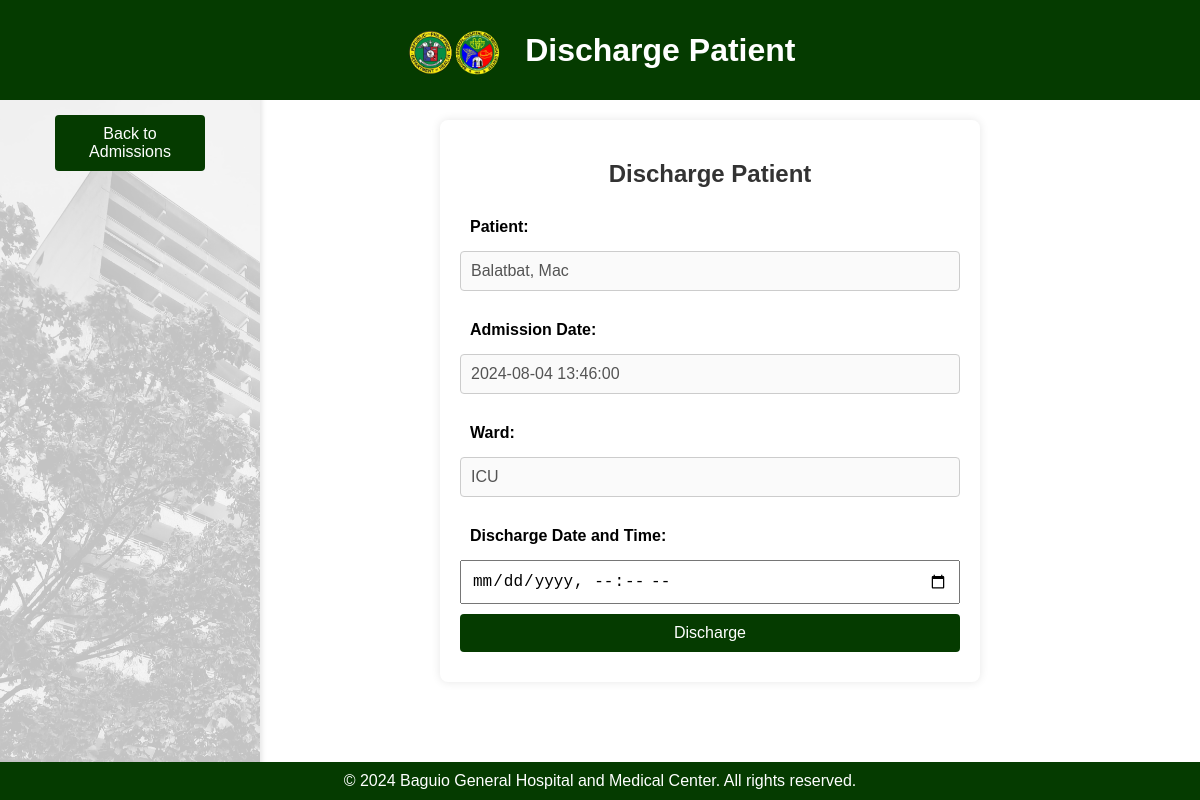
/admissions/discharge.php?id=1 (signed in), run on the app's committed database.
### tables this page shows
CREATE TABLE IF NOT EXISTS `admissions` (
  `admission_id` int NOT NULL AUTO_INCREMENT,
  `patient_id` int DEFAULT NULL,
  `ward` varchar(50) DEFAULT NULL,
  `datetime_of_admission` datetime DEFAULT NULL,
  `datetime_of_discharge` datetime DEFAULT NULL,
  PRIMARY KEY (`admission_id`),
  KEY `patient_id` (`patient_id`)
);

CREATE TABLE IF NOT EXISTS `patients` (
  `patient_id` int NOT NULL AUTO_INCREMENT,
  `last_name` varchar(50) DEFAULT NULL,
  `first_name` varchar(50) DEFAULT NULL,
  `middle_name` varchar(50) DEFAULT NULL,
  `gender` varchar(10) DEFAULT NULL,
  `date_of_birth` date DEFAULT NULL,
  `address` text,
  PRIMARY KEY (`patient_id`)
);

### admissions/discharge.php (the view, shortened to what this page needs)
<?php
include '../includes/config.php';
$admission_id = isset($_GET['id']) ? intval($_GET['id']) : 0;
$sql = "SELECT a.*, p.last_name, p.first_name FROM admissions a JOIN patients p ON a.patient_id = p.patient_id WHERE a.admission_id = ?";
$stmt = $conn->prepare($sql);
$stmt->bind_param("i", $admission_id);
$stmt->execute();
$result = $stmt->get_result();
$admission = $result->fetch_assoc();
?>
<!DOCTYPE html>
<html lang="en">
<head>
    <link rel="stylesheet" href="../css/styles.css">
</head>
<body>
    <header>
        <div class="container">
            <img src="../images/bg.png" alt="Hospital Logo" style="height:  60px; vertical-align: middle; margin-right: 20px;">
            <h1 style="display: inline-block; vertical-align: middle;"> Discharge Patient</h1>
        </div>
    </header>
    <div class="sidebar">
        <nav>
            <a href="list.php" class="back-button">Back to Admissions</a>
        </nav>
    </div>
    <main>
        <form method="POST" action="">
            <h2>Discharge Patient</h2>
            <label>Patient:</label>
            <input type="text" value="<?php echo htmlspecialchars($admission['last_name'] . ', ' . $admission['first_name']); ?>" disabled>
            <label>Admission Date:</label>
            <input type="text" value="<?php echo htmlspecialchars($admission['datetime_of_admission']); ?>" disabled>
            <label>Ward:</label>
            <input type="text" value="<?php echo htmlspecialchars($admission['ward']); ?>" disabled>
            <label>Discharge Date and Time:</label>
            <input type="datetime-local" name="datetime_of_discharge" required>
            <button type="submit">Discharge</button>
        </form>
    </main>
    <footer>
        <div class="container">
        <p>&copy; 2024 Baguio General Hospital and Medical Center. All rights reserved.</p>
        </div>
    </footer>
</body>
</html>

### css/styles.css (style rules this page uses)
header { background-color: #053b00; color: #fff; padding: 10px 0; text-align: center; }
header h1 { margin: 0; }
footer { background-color: #053b00; color: #fff; padding: 10px 0; text-align: center; position: fixed; width: 100%; bottom: 0; }
footer p { margin: 0; }
body { font-family: Arial, sans-serif; background-color: #ffffff; margin: 0; padding: 0; padding-bottom: 40px; }
main { padding: 20px; }
h2 { text-align: center; color: #333; }
form { max-width: 500px; margin: 50px auto; padding: 20px; background: #fff; border-radius: 8px; box-shadow: 0 0 10px rgba(0, 0, 0, 0.1); }
form h2 { margin-bottom: 20px; }
form label { display: block; margin-bottom: 5px; font-weight: bold; }
form input[type="text"], form input[type="password"], form input[type="date"], form textarea { width: calc(100% - 22px); padding: 10px; margin-bottom: 20px; border: 1px solid #ccc; border-radius: 4px; }
form button { width: 100%; padding: 10px; background: #053b00; border: none; border-radius: 4px; color: #053b00; font-size: 16px; cursor: pointer; }
nav { text-align: center; margin: 20px; }
a { color: #053b00; }
.back-button { display: inline-block; margin: 20px; padding: 10px 20px; background: #053b00; color: #053b00; text-decoration: none; border-radius: 4px; }
.back-button { position: relative; padding: 10px 20px; border: none; color: #ffffff; cursor: pointer; transition: .3s; transition-delay: .3s; z-index: 0; }
.back-button::after { position: absolute; content: ''; width: 17px; height: 17px; background-color: #74ce0e; right: -20px; border-radius: 50%; top: 50%; transform: translateY(-50%); transition: .3s; opacity: 0; }
.back-button::before { position: absolute; z-index: 0; content: ''; width: 17px; height: 17px; background-color: #74ce0e; left: -20px; border-radius: 50%; top: 50%; transform: translateY(-50%); transition: .3s; opacity: 0; }
form button { position: relative; padding: 10px 20px; border: none; color: #ffffff; cursor: pointer; transition: .3s; transition-delay: .3s; z-index: 0; }
form button::after { position: absolute; content: ''; width: 17px; height: 17px; background-color: #74ce0e; right: -20px; border-radius: 50%; top: 50%; transform: translateY(-50%); transition: .3s; opacity: 0; }
form button::before { position: absolute; z-index: 0; content: ''; width: 17px; height: 17px; background-color: #74ce0e; left: -20px; border-radius: 50%; top: 50%; transform: translateY(-50%); transition: .3s; opacity: 0; }
form input[type="text"], form input[type="date"] { width: 100%; padding: 10px; margin-bottom: 20px; border: 1px solid #ccc; border-radius: 4px; box-sizing: border-box; }

### admissions/discharge.php (style rules this page uses)
body { font-family: Arial, sans-serif; margin: 0; padding: 0; display: flex; flex-direction: column; height: 100vh; }
header { background-color: #053b00; color: #fff; text-align: center; padding: 20px 0; width: 100%; position: fixed; top: 0; left: 0; z-index: 1; }
.container { width: 90%; margin: 0 auto; }
.sidebar { width: 230px; background-color: #f4f4f4; padding: 15px; box-shadow: 2px 0 5px rgba(0, 0, 0, 0.1); height: 100vh; position: fixed; top: 80px; left: 0; overflow: hidden; }
.sidebar::before { content: ''; position: absolute; top: 0; left: 0; width: 100%; height: 100%; background-image: url('../images/b.jpg'); background-size: cover; opacity: 0.2; z-index: -1; }
.sidebar nav a { display: block; color: #fff; padding: 10px; text-decoration: none; margin-bottom: 5px; }
main { margin-left: 220px; padding: 100px 20px 20px; flex-grow: 1; }
form { width: 90%; margin: 20px auto; display: flex; flex-direction: column; }
label, input, select, textarea, button { margin-bottom: 10px; padding: 10px; font-size: 16px; }
button { background-color: #053b00; color: #fff; border: none; cursor: pointer; }
footer { background-color: #053b00; color: #fff; text-align: center; padding: 10px 0; width: 100%; position: fixed; bottom: 0; left: 0; }

### data on the page
admissions: patient.first_name "Balatbat, Mac", datetime_of_admission "2024-08-04 13:46:00", ward "ICU"
